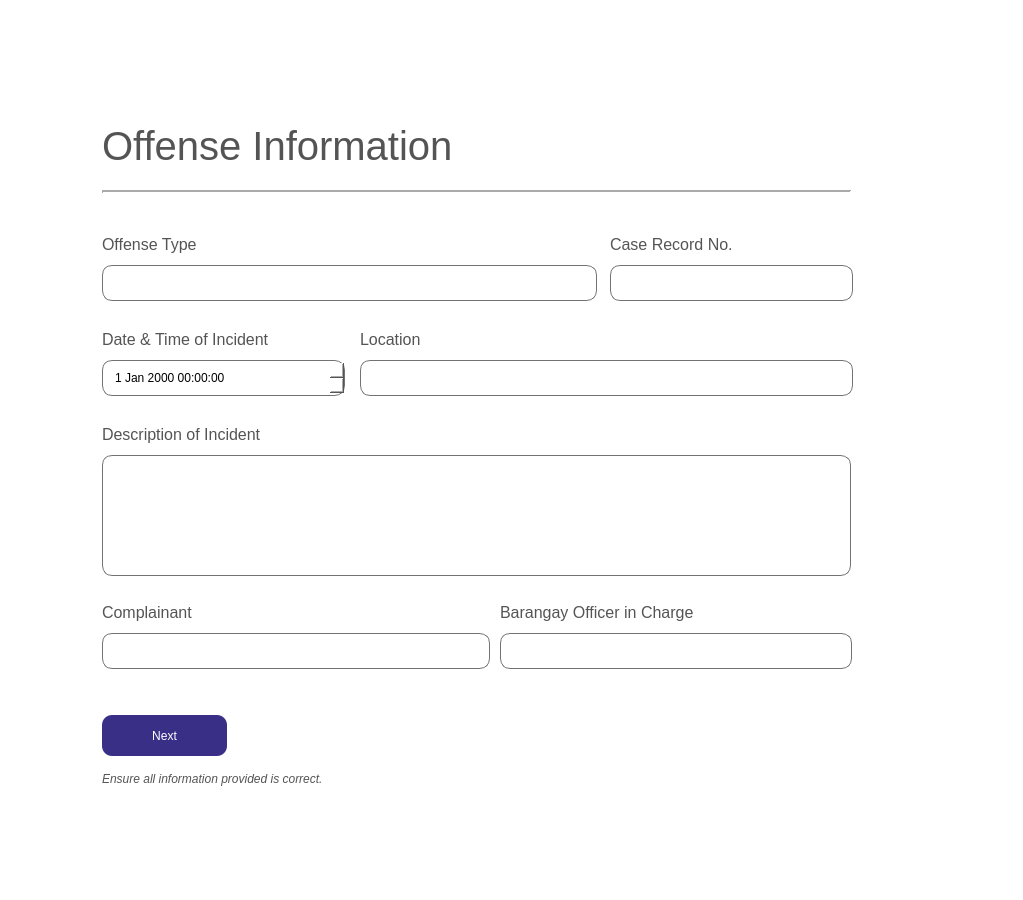
<?xml version="1.0" encoding="UTF-8"?>
<ui version="4.0">
 <class>Form</class>
 <widget class="QWidget" name="Form">
  <property name="geometry">
   <rect>
    <x>0</x>
    <y>0</y>
    <width>1023</width>
    <height>900</height>
   </rect>
  </property>
  <property name="windowTitle">
   <string>Form</string>
  </property>
  <property name="styleSheet">
   <string notr="true">background:white;</string>
  </property>
  <widget class="QWidget" name="widget" native="true">
   <property name="geometry">
    <rect>
     <x>0</x>
     <y>0</y>
     <width>1023</width>
     <height>900</height>
    </rect>
   </property>
   <widget class="QLabel" name="label">
    <property name="geometry">
     <rect>
      <x>102</x>
      <y>115</y>
      <width>541</width>
      <height>61</height>
     </rect>
    </property>
    <property name="styleSheet">
     <string notr="true">background-color: none;
font-family: 'Helvetica';
font-size: 30pt;
color: #545454;</string>
    </property>
    <property name="text">
     <string>Offense Information</string>
    </property>
   </widget>
   <widget class="Line" name="line">
    <property name="geometry">
     <rect>
      <x>102</x>
      <y>182</y>
      <width>749</width>
      <height>20</height>
     </rect>
    </property>
    <property name="lineWidth">
     <number>2</number>
    </property>
    <property name="orientation">
     <enum>Qt::Horizontal</enum>
    </property>
   </widget>
   <widget class="QLabel" name="label_2">
    <property name="geometry">
     <rect>
      <x>102</x>
      <y>234</y>
      <width>151</width>
      <height>21</height>
     </rect>
    </property>
    <property name="styleSheet">
     <string notr="true">font-family: 'Poppins';
font-size: 12pt;
color: #545454;</string>
    </property>
    <property name="text">
     <string>Offense Type</string>
    </property>
   </widget>
   <widget class="QLineEdit" name="offensetype_line">
    <property name="geometry">
     <rect>
      <x>102</x>
      <y>265</y>
      <width>495</width>
      <height>36</height>
     </rect>
    </property>
    <property name="styleSheet">
     <string notr="true">border: 1px solid #737373;
border-radius: 10px;
padding-left: 10px;
font-family: 'Poppins';
font-size: 9pt;</string>
    </property>
   </widget>
   <widget class="QLabel" name="label_6">
    <property name="geometry">
     <rect>
      <x>610</x>
      <y>234</y>
      <width>171</width>
      <height>21</height>
     </rect>
    </property>
    <property name="styleSheet">
     <string notr="true">font-family: 'Poppins';
font-size: 12pt;
color: #545454;</string>
    </property>
    <property name="text">
     <string>Case Record No.</string>
    </property>
   </widget>
   <widget class="QLineEdit" name="caseno_line">
    <property name="enabled">
     <bool>false</bool>
    </property>
    <property name="geometry">
     <rect>
      <x>610</x>
      <y>265</y>
      <width>243</width>
      <height>36</height>
     </rect>
    </property>
    <property name="styleSheet">
     <string notr="true">border: 1px solid #737373;
border-radius: 10px;
padding-left: 10px;
font-family: 'Poppins';
font-size: 9pt;</string>
    </property>
   </widget>
   <widget class="QLabel" name="label_11">
    <property name="geometry">
     <rect>
      <x>102</x>
      <y>329</y>
      <width>221</width>
      <height>21</height>
     </rect>
    </property>
    <property name="styleSheet">
     <string notr="true">font-family: 'Poppins';
font-size: 12pt;
color: #545454;</string>
    </property>
    <property name="text">
     <string>Date &amp; Time of Incident</string>
    </property>
   </widget>
   <widget class="QLineEdit" name="location_line">
    <property name="geometry">
     <rect>
      <x>360</x>
      <y>360</y>
      <width>493</width>
      <height>36</height>
     </rect>
    </property>
    <property name="styleSheet">
     <string notr="true">border: 1px solid #737373;
border-radius: 10px;
padding-left: 10px;
font-family: 'Poppins';
font-size: 9pt;</string>
    </property>
   </widget>
   <widget class="QLabel" name="label_25">
    <property name="geometry">
     <rect>
      <x>360</x>
      <y>329</y>
      <width>101</width>
      <height>21</height>
     </rect>
    </property>
    <property name="styleSheet">
     <string notr="true">font-family: 'Poppins';
font-size: 12pt;
color: #545454;</string>
    </property>
    <property name="text">
     <string>Location</string>
    </property>
   </widget>
   <widget class="QLabel" name="label_27">
    <property name="geometry">
     <rect>
      <x>102</x>
      <y>424</y>
      <width>331</width>
      <height>21</height>
     </rect>
    </property>
    <property name="styleSheet">
     <string notr="true">font-family: 'Poppins';
font-size: 12pt;
color: #545454;</string>
    </property>
    <property name="text">
     <string>Description of Incident</string>
    </property>
   </widget>
   <widget class="QLineEdit" name="complainant_line">
    <property name="geometry">
     <rect>
      <x>102</x>
      <y>633</y>
      <width>388</width>
      <height>36</height>
     </rect>
    </property>
    <property name="styleSheet">
     <string notr="true">border: 1px solid #737373;
border-radius: 10px;
padding-left: 10px;
font-family: 'Poppins';
font-size: 9pt;</string>
    </property>
   </widget>
   <widget class="QLabel" name="label_56">
    <property name="geometry">
     <rect>
      <x>102</x>
      <y>602</y>
      <width>351</width>
      <height>21</height>
     </rect>
    </property>
    <property name="styleSheet">
     <string notr="true">font-family: 'Poppins';
font-size: 12pt;
color: #545454;</string>
    </property>
    <property name="text">
     <string>Complainant</string>
    </property>
   </widget>
   <widget class="QPushButton" name="nxt_btn">
    <property name="geometry">
     <rect>
      <x>102</x>
      <y>715</y>
      <width>125</width>
      <height>41</height>
     </rect>
    </property>
    <property name="styleSheet">
     <string notr="true">QPushButton {
border:none;
font-family: 'Poppins';
font-size: 9pt;
background: none;
background-color: #3a2f86;
border-radius: 10px;
color: white;
}

QPushButton:hover {
background-color: #231c53;
}



</string>
    </property>
    <property name="text">
     <string>Next</string>
    </property>
   </widget>
   <widget class="QLabel" name="label_57">
    <property name="geometry">
     <rect>
      <x>102</x>
      <y>768</y>
      <width>441</width>
      <height>21</height>
     </rect>
    </property>
    <property name="styleSheet">
     <string notr="true">font-family: 'Helvetica';
font-size: 9pt;
color: #545454;
font-style: italic;</string>
    </property>
    <property name="text">
     <string>Ensure all information provided is correct.</string>
    </property>
   </widget>
   <widget class="QDateTimeEdit" name="datetime_dt">
    <property name="geometry">
     <rect>
      <x>102</x>
      <y>360</y>
      <width>243</width>
      <height>36</height>
     </rect>
    </property>
    <property name="styleSheet">
     <string notr="true">border: 1px solid #737373;
border-radius: 10px;
padding-left: 10px;
font-family: 'Poppins';
font-size: 9pt;</string>
    </property>
   </widget>
   <widget class="QTextEdit" name="desc_text">
    <property name="geometry">
     <rect>
      <x>102</x>
      <y>455</y>
      <width>749</width>
      <height>121</height>
     </rect>
    </property>
    <property name="styleSheet">
     <string notr="true">border: 1px solid #737373;
border-radius: 10px;
padding-left: 10px;
font-family: 'Poppins';
font-size: 9pt;</string>
    </property>
   </widget>
   <widget class="QLineEdit" name="officer_line">
    <property name="geometry">
     <rect>
      <x>500</x>
      <y>633</y>
      <width>352</width>
      <height>36</height>
     </rect>
    </property>
    <property name="styleSheet">
     <string notr="true">border: 1px solid #737373;
border-radius: 10px;
padding-left: 10px;
font-family: 'Poppins';
font-size: 9pt;</string>
    </property>
   </widget>
   <widget class="QLabel" name="label_58">
    <property name="geometry">
     <rect>
      <x>500</x>
      <y>602</y>
      <width>351</width>
      <height>21</height>
     </rect>
    </property>
    <property name="styleSheet">
     <string notr="true">font-family: 'Poppins';
font-size: 12pt;
color: #545454;</string>
    </property>
    <property name="text">
     <string>Barangay Officer in Charge</string>
    </property>
   </widget>
  </widget>
 </widget>
 <resources/>
 <connections/>
</ui>
